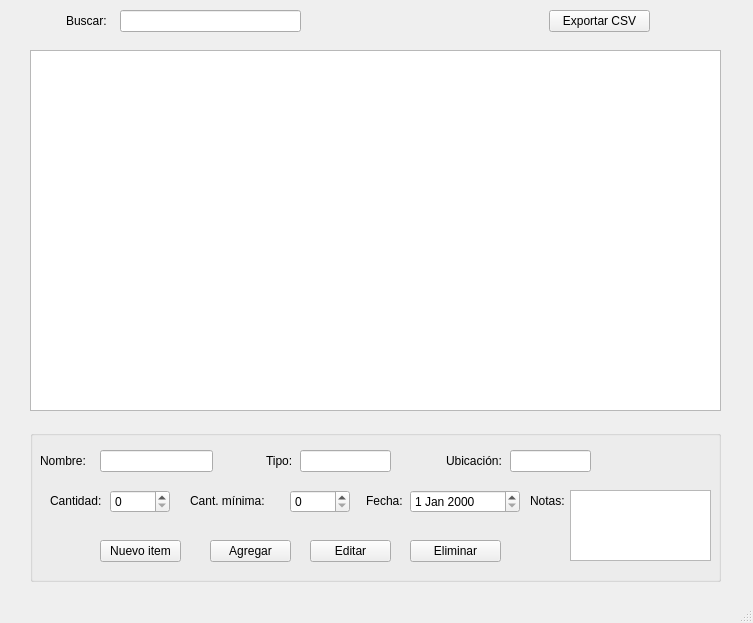
<?xml version="1.0" encoding="UTF-8"?>
<ui version="4.0">
 <class>MainWindow</class>
 <widget class="QMainWindow" name="MainWindow">
  <property name="geometry">
   <rect>
    <x>0</x>
    <y>0</y>
    <width>753</width>
    <height>623</height>
   </rect>
  </property>
  <property name="windowTitle">
   <string>MainWindow</string>
  </property>
  <property name="styleSheet">
   <string notr="true">font: 700 italic 9pt &quot;Nimbus Sans [URW ]&quot;;</string>
  </property>
  <widget class="QWidget" name="centralwidget">
   <widget class="QTableWidget" name="tableWidget">
    <property name="geometry">
     <rect>
      <x>30</x>
      <y>50</y>
      <width>691</width>
      <height>361</height>
     </rect>
    </property>
   </widget>
   <widget class="QGroupBox" name="groupBox">
    <property name="geometry">
     <rect>
      <x>30</x>
      <y>430</y>
      <width>691</width>
      <height>152</height>
     </rect>
    </property>
    <property name="title">
     <string/>
    </property>
    <widget class="QLineEdit" name="nombre_2">
     <property name="geometry">
      <rect>
       <x>70</x>
       <y>20</y>
       <width>113</width>
       <height>22</height>
      </rect>
     </property>
    </widget>
    <widget class="QSpinBox" name="cantidad">
     <property name="geometry">
      <rect>
       <x>80</x>
       <y>60</y>
       <width>60</width>
       <height>23</height>
      </rect>
     </property>
     <property name="maximum">
      <number>999999</number>
     </property>
    </widget>
    <widget class="QPushButton" name="agregar">
     <property name="geometry">
      <rect>
       <x>180</x>
       <y>110</y>
       <width>81</width>
       <height>22</height>
      </rect>
     </property>
     <property name="text">
      <string>Agregar</string>
     </property>
    </widget>
    <widget class="QPushButton" name="editar">
     <property name="geometry">
      <rect>
       <x>280</x>
       <y>110</y>
       <width>81</width>
       <height>22</height>
      </rect>
     </property>
     <property name="text">
      <string>Editar</string>
     </property>
    </widget>
    <widget class="QPushButton" name="eliminar">
     <property name="geometry">
      <rect>
       <x>380</x>
       <y>110</y>
       <width>91</width>
       <height>22</height>
      </rect>
     </property>
     <property name="text">
      <string>Eliminar</string>
     </property>
    </widget>
    <widget class="QDateEdit" name="fecha">
     <property name="geometry">
      <rect>
       <x>380</x>
       <y>60</y>
       <width>110</width>
       <height>23</height>
      </rect>
     </property>
    </widget>
    <widget class="QLineEdit" name="tipo_2">
     <property name="geometry">
      <rect>
       <x>270</x>
       <y>20</y>
       <width>91</width>
       <height>22</height>
      </rect>
     </property>
    </widget>
    <widget class="QLineEdit" name="ubicacion_2">
     <property name="geometry">
      <rect>
       <x>480</x>
       <y>20</y>
       <width>81</width>
       <height>22</height>
      </rect>
     </property>
    </widget>
    <widget class="QLabel" name="nombre">
     <property name="geometry">
      <rect>
       <x>10</x>
       <y>20</y>
       <width>57</width>
       <height>21</height>
      </rect>
     </property>
     <property name="text">
      <string>Nombre:</string>
     </property>
    </widget>
    <widget class="QLabel" name="tipo">
     <property name="geometry">
      <rect>
       <x>236</x>
       <y>20</y>
       <width>31</width>
       <height>21</height>
      </rect>
     </property>
     <property name="text">
      <string>Tipo:</string>
     </property>
    </widget>
    <widget class="QLabel" name="ubicacion">
     <property name="geometry">
      <rect>
       <x>416</x>
       <y>20</y>
       <width>61</width>
       <height>21</height>
      </rect>
     </property>
     <property name="text">
      <string>Ubicación:</string>
     </property>
    </widget>
    <widget class="QLabel" name="cantidad_2">
     <property name="geometry">
      <rect>
       <x>20</x>
       <y>60</y>
       <width>60</width>
       <height>21</height>
      </rect>
     </property>
     <property name="text">
      <string>Cantidad:</string>
     </property>
    </widget>
    <widget class="QLabel" name="fecha_2">
     <property name="geometry">
      <rect>
       <x>336</x>
       <y>60</y>
       <width>41</width>
       <height>21</height>
      </rect>
     </property>
     <property name="text">
      <string>Fecha:</string>
     </property>
    </widget>
    <widget class="QPushButton" name="nuevo">
     <property name="geometry">
      <rect>
       <x>70</x>
       <y>110</y>
       <width>81</width>
       <height>22</height>
      </rect>
     </property>
     <property name="text">
      <string>Nuevo item</string>
     </property>
    </widget>
    <widget class="QLabel" name="labelCantidadMinima">
     <property name="geometry">
      <rect>
       <x>160</x>
       <y>60</y>
       <width>95</width>
       <height>21</height>
      </rect>
     </property>
     <property name="text">
      <string>Cant. mínima:</string>
     </property>
    </widget>
    <widget class="QSpinBox" name="cantidadMinima">
     <property name="geometry">
      <rect>
       <x>260</x>
       <y>60</y>
       <width>60</width>
       <height>23</height>
      </rect>
     </property>
     <property name="maximum">
      <number>999999</number>
     </property>
    </widget>
    <widget class="QPlainTextEdit" name="notes_2">
     <property name="geometry">
      <rect>
       <x>540</x>
       <y>60</y>
       <width>141</width>
       <height>71</height>
      </rect>
     </property>
    </widget>
    <widget class="QLabel" name="notes">
     <property name="geometry">
      <rect>
       <x>500</x>
       <y>60</y>
       <width>41</width>
       <height>21</height>
      </rect>
     </property>
     <property name="text">
      <string>Notas:</string>
     </property>
    </widget>
   </widget>
   <widget class="QLineEdit" name="buscar_2">
    <property name="geometry">
     <rect>
      <x>120</x>
      <y>10</y>
      <width>181</width>
      <height>22</height>
     </rect>
    </property>
   </widget>
   <widget class="QLabel" name="buscar">
    <property name="geometry">
     <rect>
      <x>66</x>
      <y>10</y>
      <width>51</width>
      <height>21</height>
     </rect>
    </property>
    <property name="text">
     <string>Buscar:</string>
    </property>
   </widget>
   <widget class="QPushButton" name="exportar">
    <property name="geometry">
     <rect>
      <x>549</x>
      <y>10</y>
      <width>101</width>
      <height>22</height>
     </rect>
    </property>
    <property name="text">
     <string>Exportar CSV</string>
    </property>
   </widget>
  </widget>
  <widget class="QStatusBar" name="statusbar"/>
 </widget>
 <resources/>
 <connections/>
</ui>
